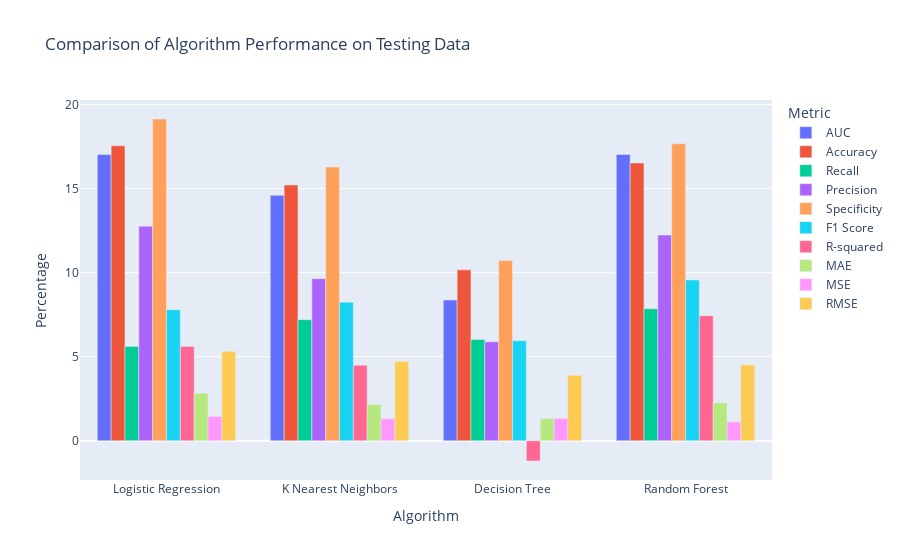

Source (notebook cell):
### Code cell
# Using Plotly

# Normalize the results_df to percentages
results_df_percentage = results_df.div(results_df.sum(axis=1), axis=0) * 100

# Create a bar plot using Plotly
fig = px.bar(results_df_percentage.reset_index(), 
             x='Algorithm', 
             y=['AUC', 'Accuracy', 'Recall', 'Precision', 'Specificity', 'F1 Score', 'R-squared', 'MAE', 'MSE', 'RMSE'],
             title='Comparison of Algorithm Performance on Testing Data',
             labels={'value': 'Percentage', 'variable': 'Metric'},
             barmode='group')

# Show the plot
fig.show()

### Figure 1 — Plotly figure (JSON) as saved in the notebook; plotly's stock layout.template omitted (floating-point values rounded to 4 significant figures)
{"data": [{"alignmentgroup": "True", "hovertemplate": "Metric=AUC<br>Algorithm=%{x}<br>Percentage=%{y}<extra></extra>", "legendgroup": "AUC", "marker": {"color": "#636efa", "pattern": {"shape": ""}}, "name": "AUC", "offsetgroup": "AUC", "orientation": "v", "showlegend": true, "textposition": "auto", "type": "bar", "x": ["Logistic Regression", "K Nearest Neighbors", "Decision Tree", "Random Forest"], "xaxis": "x", "y": [17.03, 14.6, 8.37, 17.03], "yaxis": "y"}, {"alignmentgroup": "True", "hovertemplate": "Metric=Accuracy<br>Algorithm=%{x}<br>Percentage=%{y}<extra></extra>", "legendgroup": "Accuracy", "marker": {"color": "#EF553B", "pattern": {"shape": ""}}, "name": "Accuracy", "offsetgroup": "Accuracy", "orientation": "v", "showlegend": true, "textposition": "auto", "type": "bar", "x": ["Logistic Regression", "K Nearest Neighbors", "Decision Tree", "Random Forest"], "xaxis": "x", "y": [17.55, 15.21, 10.17, 16.53], "yaxis": "y"}, {"alignmentgroup": "True", "hovertemplate": "Metric=Recall<br>Algorithm=%{x}<br>Percentage=%{y}<extra></extra>", "legendgroup": "Recall", "marker": {"color": "#00cc96", "pattern": {"shape": ""}}, "name": "Recall", "offsetgroup": "Recall", "orientation": "v", "showlegend": true, "textposition": "auto", "type": "bar", "x": ["Logistic Regression", "K Nearest Neighbors", "Decision Tree", "Random Forest"], "xaxis": "x", "y": [5.614, 7.205, 6.021, 7.852], "yaxis": "y"}, {"alignmentgroup": "True", "hovertemplate": "Metric=Precision<br>Algorithm=%{x}<br>Percentage=%{y}<extra></extra>", "legendgroup": "Precision", "marker": {"color": "#ab63fa", "pattern": {"shape": ""}}, "name": "Precision", "offsetgroup": "Precision", "orientation": "v", "showlegend": true, "textposition": "auto", "type": "bar", "x": ["Logistic Regression", "K Nearest Neighbors", "Decision Tree", "Random Forest"], "xaxis": "x", "y": [12.77, 9.636, 5.887, 12.24], "yaxis": "y"}, {"alignmentgroup": "True", "hovertemplate": "Metric=Specificity<br>Algorithm=%{x}<br>Percentage=%{y}<extra></extra>", "legendgroup": "Specificity", "marker": {"color": "#FFA15A", "pattern": {"shape": ""}}, "name": "Specificity", "offsetgroup": "Specificity", "orientation": "v", "showlegend": true, "textposition": "auto", "type": "bar", "x": ["Logistic Regression", "K Nearest Neighbors", "Decision Tree", "Random Forest"], "xaxis": "x", "y": [19.14, 16.28, 10.72, 17.67], "yaxis": "y"}, {"alignmentgroup": "True", "hovertemplate": "Metric=F1 Score<br>Algorithm=%{x}<br>Percentage=%{y}<extra></extra>", "legendgroup": "F1 Score", "marker": {"color": "#19d3f3", "pattern": {"shape": ""}}, "name": "F1 Score", "offsetgroup": "F1 Score", "orientation": "v", "showlegend": true, "textposition": "auto", "type": "bar", "x": ["Logistic Regression", "K Nearest Neighbors", "Decision Tree", "Random Forest"], "xaxis": "x", "y": [7.798, 8.245, 5.953, 9.566], "yaxis": "y"}, {"alignmentgroup": "True", "hovertemplate": "Metric=R-squared<br>Algorithm=%{x}<br>Percentage=%{y}<extra></extra>", "legendgroup": "R-squared", "marker": {"color": "#FF6692", "pattern": {"shape": ""}}, "name": "R-squared", "offsetgroup": "R-squared", "orientation": "v", "showlegend": true, "textposition": "auto", "type": "bar", "x": ["Logistic Regression", "K Nearest Neighbors", "Decision Tree", "Random Forest"], "xaxis": "x", "y": [5.613, 4.495, -1.203, 7.439], "yaxis": "y"}, {"alignmentgroup": "True", "hovertemplate": "Metric=MAE<br>Algorithm=%{x}<br>Percentage=%{y}<extra></extra>", "legendgroup": "MAE", "marker": {"color": "#B6E880", "pattern": {"shape": ""}}, "name": "MAE", "offsetgroup": "MAE", "orientation": "v", "showlegend": true, "textposition": "auto", "type": "bar", "x": ["Logistic Regression", "K Nearest Neighbors", "Decision Tree", "Random Forest"], "xaxis": "x", "y": [2.825, 2.149, 1.32, 2.258], "yaxis": "y"}, {"alignmentgroup": "True", "hovertemplate": "Metric=MSE<br>Algorithm=%{x}<br>Percentage=%{y}<extra></extra>", "legendgroup": "MSE", "marker": {"color": "#FF97FF", "pattern": {"shape": ""}}, "name": "MSE", "offsetgroup": "MSE", "orientation": "v", "showlegend": true, "textposition": "auto", "type": "bar", "x": ["Logistic Regression", "K Nearest Neighbors", "Decision Tree", "Random Forest"], "xaxis": "x", "y": [1.448, 1.303, 1.32, 1.119], "yaxis": "y"}, {"alignmentgroup": "True", "hovertemplate": "Metric=RMSE<br>Algorithm=%{x}<br>Percentage=%{y}<extra></extra>", "legendgroup": "RMSE", "marker": {"color": "#FECB52", "pattern": {"shape": ""}}, "name": "RMSE", "offsetgroup": "RMSE", "orientation": "v", "showlegend": true, "textposition": "auto", "type": "bar", "x": ["Logistic Regression", "K Nearest Neighbors", "Decision Tree", "Random Forest"], "xaxis": "x", "y": [5.319, 4.709, 3.893, 4.512], "yaxis": "y"}], "layout": {"barmode": "group", "legend": {"title": {"text": "Metric"}, "tracegroupgap": 0}, "title": {"text": "Comparison of Algorithm Performance on Testing Data"}, "xaxis": {"anchor": "y", "domain": [0, 1], "title": {"text": "Algorithm"}}, "yaxis": {"anchor": "x", "domain": [0, 1], "title": {"text": "Percentage"}}}}
